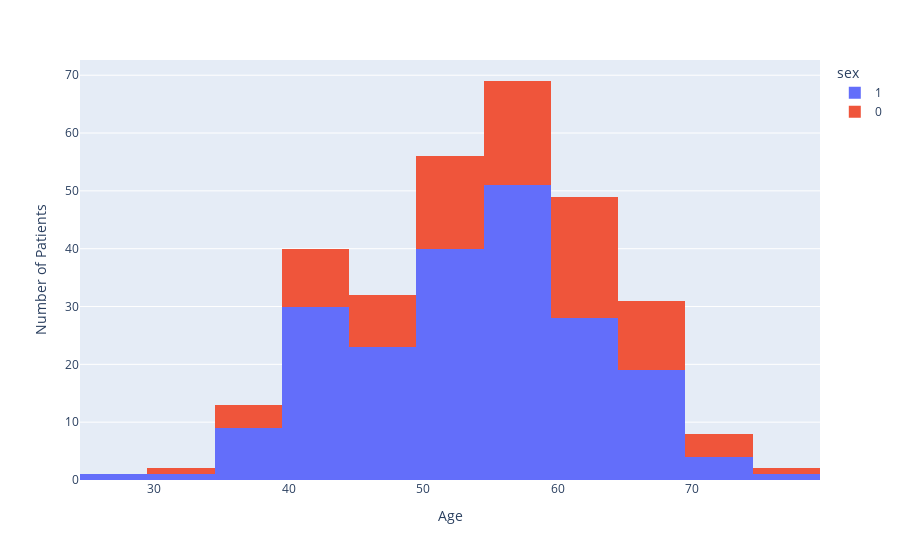

The notebook cell saved with this chart:
### Markdown cell above
From the information above, there is no certain clarity if a higher resting heart rate leads to heart disease. Howerver, one can infer from the scatter plots above that there is a cluster for negative tested patients to have a higher heart rate than those with a positive tested patients.

### Code cell
# checking the distribution with the age column on histogram

# df.age.plot(kind='hist');

fig = px.histogram(df, 
                   x='age', 
                   color='sex', 
                   nbins=15,
                  )

fig.update_layout(xaxis_title='Age', yaxis_title='Number of Patients')
fig.show()

### Figure 1 — Plotly figure (JSON) as saved in the notebook; plotly's stock layout.template omitted (floating-point values rounded to 4 significant figures; data arrays with more than 128 entries replaced by an {"elided": "..."} marker saying what was removed)
{"data": [{"alignmentgroup": "True", "bingroup": "x", "hovertemplate": "sex=1<br>age=%{x}<br>count=%{y}<extra></extra>", "legendgroup": "1", "marker": {"color": "#636efa", "pattern": {"shape": ""}}, "name": "1", "nbinsx": 15, "offsetgroup": "1", "orientation": "v", "showlegend": true, "type": "histogram", "x": {"elided": "207 int values"}, "xaxis": "x", "yaxis": "y"}, {"alignmentgroup": "True", "bingroup": "x", "hovertemplate": "sex=0<br>age=%{x}<br>count=%{y}<extra></extra>", "legendgroup": "0", "marker": {"color": "#EF553B", "pattern": {"shape": ""}}, "name": "0", "nbinsx": 15, "offsetgroup": "0", "orientation": "v", "showlegend": true, "type": "histogram", "x": [41, 57, 56, 48, 58, 50, 58, 66, 69, 71, 65, 41, 46, 54, 65, 65, 51, 53, 53, 53, 51, 44, 63, 57, 71, 35, 45, 62, 43, 55, 60, 42, 67, 54, 58, 54, 45, 62, 63, 68, 45, 50, 50, 64, 64, 37, 46, 46, 64, 41, 54, 39, 34, 67, 52, 74, 54, 49, 41, 49, 60, 51, 42, 67, 76, 44, 60, 71, 66, 39, 58, 55, 62, 65, 61, 51, 62, 60, 61, 43, 62, 63, 56, 59, 56, 62, 62, 66, 63, 55, 58, 55, 58, 63, 57, 57], "xaxis": "x", "yaxis": "y"}], "layout": {"barmode": "relative", "legend": {"title": {"text": "sex"}, "tracegroupgap": 0}, "margin": {"t": 60}, "xaxis": {"anchor": "y", "domain": [0, 1], "title": {"text": "Age"}}, "yaxis": {"anchor": "x", "domain": [0, 1], "title": {"text": "Number of Patients"}}}}
